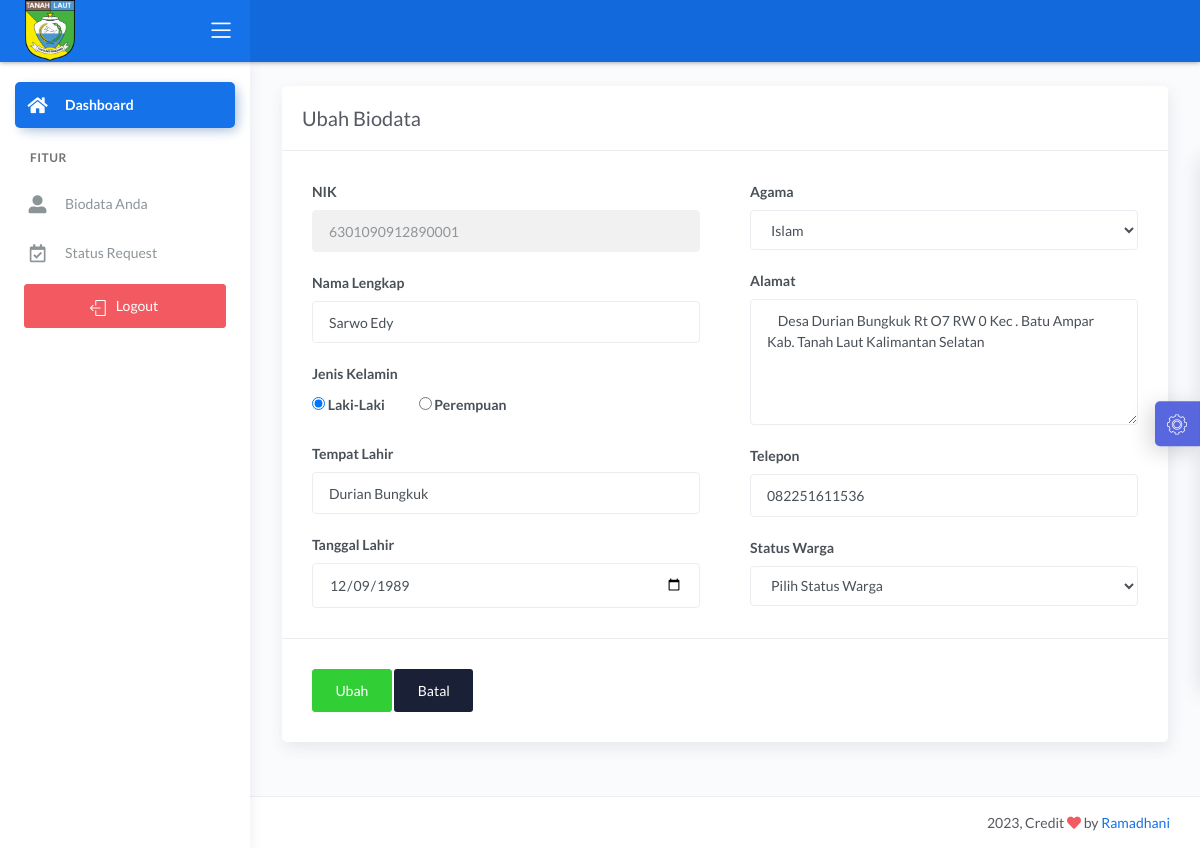
The app's page /demo1/main.php?halaman=ubah_pemohon&nik=6301090912890001 (signed in) with its own data.
### tables this page shows
CREATE TABLE `data_user` (
  `nik` varchar(16) NOT NULL,
  `password` varchar(225) NOT NULL,
  `hak_akses` varchar(225) NOT NULL,
  `nama` varchar(30) NOT NULL,
  `tanggal_lahir` date NOT NULL,
  `tempat_lahir` varchar(30) NOT NULL,
  `jekel` varchar(20) NOT NULL,
  `agama` varchar(20) NOT NULL,
  `alamat` text NOT NULL,
  `telepon` varchar(13) NOT NULL,
  `status_warga` varchar(30) NOT NULL
);

### demo1/ubah_pemohon.php (the view, shortened to what this page needs)
<?php include '../konek.php';?>
<?php
	if(isset($_GET['nik'])){
		$tampil_nik = "SELECT * FROM data_user WHERE nik=$_SESSION[nik]";
		$query = mysqli_query($konek,$tampil_nik);
		$data = mysqli_fetch_array($query,MYSQLI_BOTH);
		$nik = $data['nik'];
		$nama = $data['nama'];
		$tempat = $data['tempat_lahir'];
		$tanggal = $data['tanggal_lahir'];
		$jekel = $data['jekel'];
		$agama = $data['agama'];
		$alamat = $data['alamat'];
		$telepon = $data['telepon'];
	}
?>
<link href="css/sweetalert.css" rel="stylesheet" type="text/css">
<div class="page-inner">
					<div class="row">
						<div class="col-md-12">
						<form method="POST">
							<div class="card">
								<div class="card-header">
									<div class="card-title">Ubah Biodata</div>
								</div>
								<div class="card-body">
									<div class="row">
											<div class="col-md-6 col-lg-6">
												<div class="form-group">
													<label>NIK</label>
													<input type="number" name="nik" class="form-control" placeholder="NIK Anda.." value="<?= $nik;?>" readonly>
												</div>
												<div class="form-group">
													<label>Nama Lengkap</label>
													<input type="text" name="nama" class="form-control" placeholder="Nama Lengkap Anda.." value="<?= $nama;?>">
												</div>
												<div class="form-check">
													<label>Jenis Kelamin</label><br/>
													<label class="form-radio-label">
														<input class="form-radio-input" type="radio" name="jekel" value="<?= $jekel?>"  checked="">
														<span class="form-radio-sign">Laki-Laki</span>
													</label>
													<label class="form-radio-label ml-3">
														<input class="form-radio-input" type="radio" name="jekel" value="<?= $jekel?>">
														<span class="form-radio-sign">Perempuan</span>
													</label>
												</div>
												<div class="form-group">
													<label>Tempat Lahir</label>
													<input type="text" name="tempat" class="form-control" value="<?= $tempat;?>" placeholder="Tempat Lahir Anda..">
												</div>
												<div class="form-group">
													<label>Tanggal Lahir</label>
													<input type="date" name="tgl" class="form-control" value="<?= $tanggal;?>">
												</div>
											</div>
											<div class="col-md-6 col-lg-6">
												<div class="form-group">
													<label>Agama</label>
													<select name="agama" class="form-control">
														<option <?php if( $agama=='Islam'){echo "selected"; } ?> value='Islam'>Islam</option>
													</select>
												</div>
												<div class="form-group">
													<label for="comment">Alamat</label>
													<textarea class="form-control" name="alamat" rows="5"><?= $alamat?></textarea>
												</div>
												<div class="form-group">
													<label>Telepon</label>
													<input type="number" name="telepon" class="form-control" value="<?= $telepon?>" placeholder="Telepon Anda..">
												</div>
												<div class="form-group">
													<label>Status Warga</label>
													<select name="status_warga" class="form-control">
														<option disabled="" selected="">Pilih Status Warga</option>
													</select>
												</div>
											</div>
									</div>
								</div>
								<div class="card-action">
									<button name="ubah" class="btn btn-success">Ubah</button>
									<a href="?halaman=beranda" class="btn btn-default">Batal</a>
								</div>
							</div>
						</div>
					</div>
</div>

### records on screen
data_user: nik "6301090912890001", nama "Sarwo Edy", tempat "Durian Bungkuk", tgl "12/09/1989", agama "Islam", alamat "Desa Durian Bungkuk Rt O7 RW 0 Kec . Batu Ampar Kab. Tanah Laut Kalimantan Selatan", telepon "082251611536"
